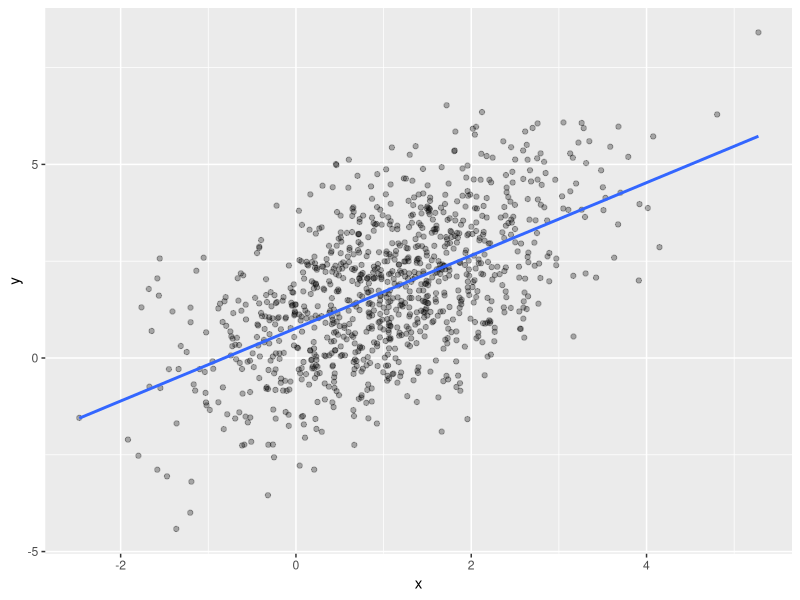

Here is the R script that generated this plot:
## ---- chunk 1
library(dplyr)
library(ggplot2)

rxy_fun <- function(rx, f, reps) {
	res <- function(n) {
		x <- rx(n)  # X has marginal distribution 'rx'
		y <- f(x) + reps(x)  # Y has conditional mean 'f(x)' and noise 'reps(x)'
		return(tibble(x = x, y = y))  
	}
	return(structure(res, class = "rxy"))
}

plot.rxy <- function(x, N = 1000, seed = 840) {
	set.seed(seed)
	
	ggplot(data = x(N), aes(x = x, y = y)) +
		geom_point(alpha = 0.3) + 
		geom_smooth(method = "lm", se = FALSE)
}

lmsim <- function(rxy, N = 100, vcov = stats::vcov, B = 1e3, seed = 840) 
{ 
	set.seed(seed)
	
	res <- list(
		coef = matrix(nrow = B, ncol = 2), 
		vcov = vector("list", B),
		sigma2 = numeric(B)
		)
	colnames(res$coef) <- c("(Intercept)", "x")
	class(res) <- "lmsim"
								
	for (b in 1:B) {
		.fit <- lm(y ~ ., data = rxy(N))
		res$coef[b, ] <- coef(.fit)  # Store intercept and slope in B x 2 matrix
		res$vcov[[b]] <- vcov(.fit)  # Store vcov estimates in length B list.
		res$sigma2[[b]] <- sigma(.fit) ^ 2
	}
	
	return(res)
}

print.lmsim <- function(x) 
{
	cat("Simulation results:\n\n")
	cat("* Model-trusting noise variance:\n ")
	print( mean(x$sigma2) )
	cat("* Model-trusting vcov of coefficient estimates:\n")
	print( avg_est_vcov <- Reduce("+", x$vcov) / length(x$vcov) )
	cat("\n* Simulation-based vcov of coefficient estimates:\n")
	print( emp_vcov <- cov(x$coef))
	cat("\n* Ratio (Model-trusting / Simulation):\n")
	print( avg_est_vcov / emp_vcov )
	return(invisible(x))
}
## ---- chunk 2
rxy_01 <- rxy_fun(
	rx = \(n) 1 + arima.sim(list(order = c(1,0,0), ar = 0.4), n = n),
	f = \(x) 1 + x,
	reps = \(x) arima.sim(
		list(order = c(1,0,0), ar = 1/sqrt(2)), 
		n = length(x) 
		)
)

plot(rxy_01)

## ---- chunk 3
lmsim(rxy_01, N = 100)
## ---- chunk 4
lmsim(rxy_01, vcov = sandwich::vcovHAC, N = 100)
## ---- chunk 5
lmsim(rxy_01, vcov = sandwich::vcovHAC, N = 500)
## ---- chunk 6
lmsim(rxy_01, vcov = sandwich::vcovHAC, N = 1000)
